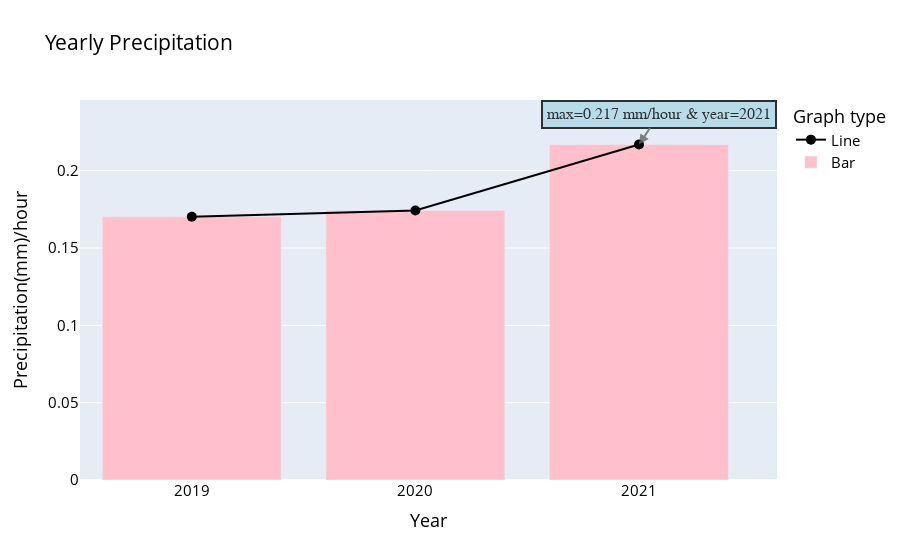

The notebook cell saved with this chart:
### Markdown cell above
### Precipitation by year

### Code cell
l=ne.groupby(ne.index.year)[["ACCUMULATED PRECIPITATION HOURLY (mm)","AIR TEMPERATURE - DRY BULB (°C)"]].mean()
fig = go.Figure()

fig.add_trace(
    go.Scatter(
        x=l.index,
        y=l["ACCUMULATED PRECIPITATION HOURLY (mm)"], name="Line", mode="lines+markers", marker=dict(color="black", size=10)
    ))
fig.add_trace(
    go.Bar(x=l.index,
               y=l["ACCUMULATED PRECIPITATION HOURLY (mm)"],name="Bar", marker={'color': 'pink'})
               )

fig.add_annotation(
    x=2021,
    y=0.216951,
    xref="x",
    yref="y",
    text="max=0.217 mm/hour & year=2021",
    showarrow=True,
    font=dict(
        family="Courier New,monospace",
        size=16,
        color="black"
    ),
    align="center",
    arrowhead=2,
    arrowsize=1,
    arrowwidth=2,
    arrowcolor="#636363",
    ax=20,
    ay=-30,
    bordercolor="black",
    borderwidth=2,
    borderpad=4,
    bgcolor="lightblue",
    opacity=0.8
)

fig.update_xaxes(tickangle=0,
                 tickvals = l.index
)


fig.update_layout(
    title="Yearly Precipitation",
    xaxis_title="Year",
    yaxis_title="Precipitation(mm)/hour",
    legend_title="Graph type",
    font=dict(
        size=15,
        color="black"
    ))

fig.show();

### Figure 1 — Plotly figure (JSON) as saved in the notebook; plotly's stock layout.template omitted (floating-point values rounded to 4 significant figures)
{"data": [{"marker": {"color": "black", "size": 10}, "mode": "lines+markers", "name": "Line", "type": "scatter", "x": [2019, 2020, 2021], "y": [0.1703, 0.1743, 0.217]}, {"marker": {"color": "pink"}, "name": "Bar", "type": "bar", "x": [2019, 2020, 2021], "y": [0.1703, 0.1743, 0.217]}], "layout": {"annotations": [{"align": "center", "arrowcolor": "#636363", "arrowhead": 2, "arrowsize": 1, "arrowwidth": 2, "ax": 20, "ay": -30, "bgcolor": "lightblue", "bordercolor": "black", "borderpad": 4, "borderwidth": 2, "font": {"color": "black", "family": "Courier New,monospace", "size": 16}, "opacity": 0.8, "showarrow": true, "text": "max=0.217 mm/hour & year=2021", "x": 2021, "xref": "x", "y": 0.217, "yref": "y"}], "font": {"color": "black", "size": 15}, "legend": {"title": {"text": "Graph type"}}, "title": {"text": "Yearly Precipitation"}, "xaxis": {"tickangle": 0, "tickvals": [2019, 2020, 2021], "title": {"text": "Year"}}, "yaxis": {"title": {"text": "Precipitation(mm)/hour"}}}}
